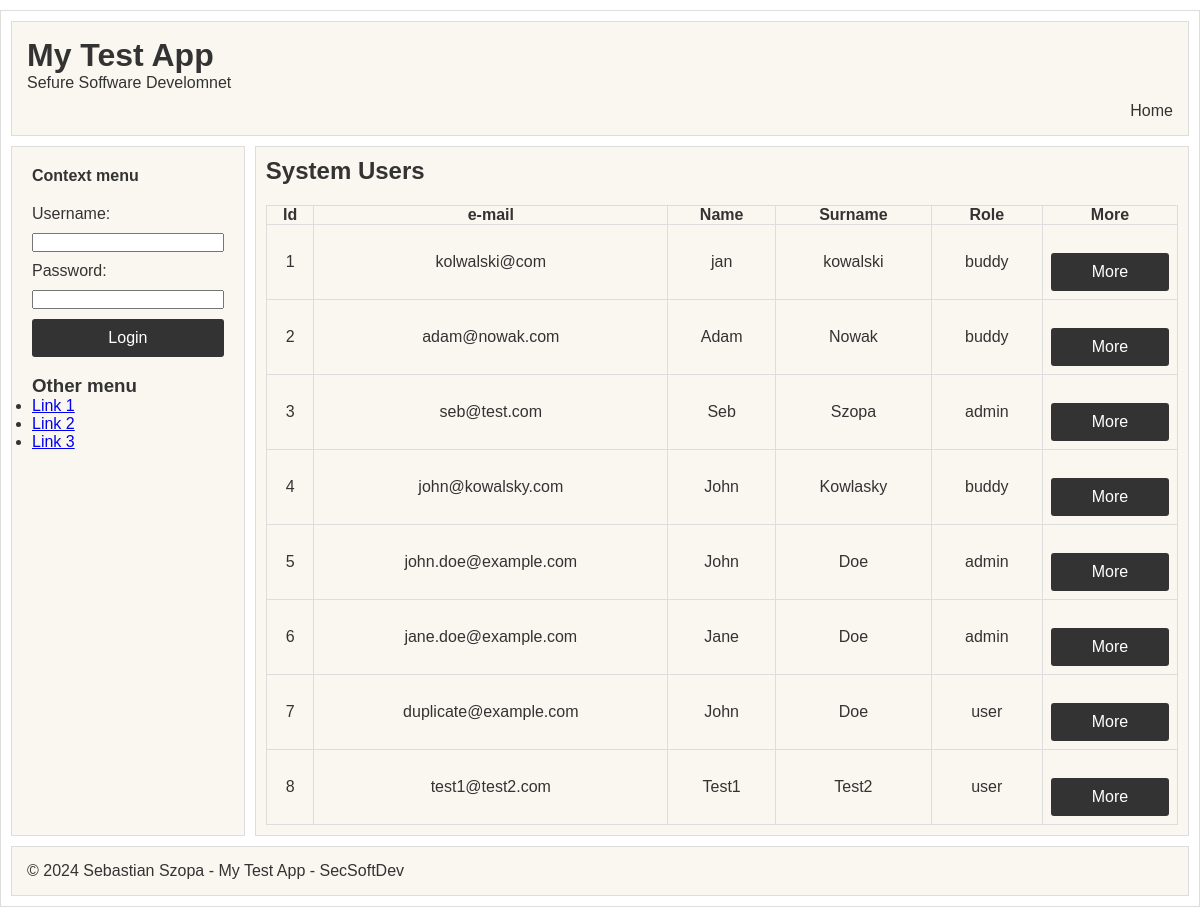
The app's page /system with its own data.
### tables this page shows
CREATE TABLE "sys_usrs" (
	"su_id"	INTEGER,
	"email"	TEXT NOT NULL UNIQUE,
	"name"	TEXT NOT NULL,
	"surname"	TEXT,
	"role"	TEXT,
	"passwd"	TEXT,
	PRIMARY KEY("su_id" AUTOINCREMENT)
);

### app.py (the view)
@app.route('/system')
def get_sysusers():
    with sqlite3.connect(SQLITE_DB) as conn:
        conn.row_factory = sqlite3.Row  # changing from data index to name
        cursor = conn.cursor()
        cursor.execute('SELECT "su_id", "email", "name", "surname", "role" FROM "sys_usrs";')
        rows = cursor.fetchall()
        for row in rows:
            print(dict(row))  #
    return render_template('sysusers.html', rows=rows)

### templates/sysusers.html (shortened to what this page needs)
{% include 'menu.html' %}
<main>
    {% include 'context.html' %}
    <section class="content">
        <h1>System Users</h1>
        <table>
            <thead>
                <tr>
                    <th>Id</th>
                    <th>e-mail</th>
                    <th>Name</th>
                    <th>Surname</th>
                    <th>Role</th>
                    <th>More</th>
                </tr>
            </thead>
            <tbody>
                {% for row in rows %}
                    <tr>
                        <td>{{ row["su_id"] }}</td>
                        <td>{{ row["email"] }}</td>
                        <td>{{ row["name"] }}</td>
                        <td>{{ row["surname"] }}</td>
                        <td>{{ row["role"] }}</td>
                        <td>
                            <form method="post" action="/system/users/more">
                                <button type="submit">More</button>
                            </form>
                        </td>
                    </tr>
                {% endfor %}
            </tbody>
        </table>
    </section>
</main>
{% include 'foot.html' %}

### templates/menu.html (shortened to what this page needs)
<!DOCTYPE html>
<html lang="pl">
<head>
    <link rel="stylesheet" href="{{ url_for('static', filename='style.css') }}">
</head>
<body>
<div class="container">
    <header>
    <div class="title">
        <h1>My Test App</h1>
        <h2>Sefure Soffware Develomnet</h2>
    </div>
    <ul class="menu">
        <li><a href="/">Home</a></li>
    </ul>
</header>

### templates/context.html
<aside class="sidebar">
    <b>Context menu</b>
    <br>
  <ul>
    {% if 'username' in session %}
        <h3>Welcome, {{ session['username'] }}!</h3>
        <br>
        <p><b>You are logged in.</b></p>
        <br>
        <h3>Logged users only</h3>
        <br>
        <li><a href="{{ url_for('dashboard') }}">Dashboard</a></li>
        <li><a href="{{ url_for('logout') }}">Log out</a></li>
        <li><a href="/system/users/add">Add SysUser</a></li>
    {% else %}
        <form action="{{ url_for('login') }}" method="post">
            <label for="username">Username:</label>
            <input type="text" id="username" name="username" required>
            <label for="password">Password:</label>
            <input type="password" id="password" name="password" required>
            <button type="submit">Login</button>
        </form>
    {% endif %}
        <br>
        <h3>Other menu</h3>
        <li><a href="#">Link 1</a></li>
        <li><a href="#">Link 2</a></li>
        <li><a href="#">Link 3</a></li>
    </ul>
</aside>

### templates/foot.html
<footer>
    <p>&copy; 2024 Sebastian Szopa - My Test App - SecSoftDev</p>
</footer>
</div>
</body>
</html>

### static/style.css (style rules this page uses)
* { box-sizing: border-box; margin: 0; padding: 0; }
body { font-family: Arial, sans-serif; background-color: #ffffff; color: #333; }
.container { max-width: 1200px; margin: 10px auto; padding: 10px; border: 1px solid #ddd; background-color: #fff; }
header { padding: 15px; background-color: #faf7f0; border: 1px solid #ddd; margin-bottom: 10px; display: flex; flex-direction: column; }
.title { display: flex; flex-direction: column; align-items: flex-start; margin-bottom: 10px; }
header h1, header h2 { margin: 0; text-align: left; }
header h2 { font-weight: normal; font-size: 1rem; }
.menu { align-self: flex-end; display: flex; list-style-type: none; padding: 0; gap: 15px; }
.menu a { text-decoration: none; color: #333; font-weight: normal; }
footer { padding: 15px; background-color: #faf7f0; border: 1px solid #ddd; margin-top: 10px; }
main { display: flex; width: 100%; gap: 10px; }
.sidebar { width: 20%; padding: 20px; background-color: #faf7f0; border: 1px solid #ddd; }
.content { width: 80%; padding: 10px; background-color: #faf7f0; border: 1px solid #ddd; }
table { width: 100%; border-collapse: collapse; margin-top: 20px; }
table, th, td { border: 1px solid #ddd; }
td { padding: 8px; text-align: center; }
form { display: flex; flex-direction: column; gap: 10px; margin-top: 20px; }
button { padding: 10px; font-size: 16px; color: #fff; background-color: #333; border: none; cursor: pointer; border-radius: 3px; }

### records on screen
sys_usrs: su_id "1", email "kolwalski@com", name "jan", surname "kowalski", role "buddy"
sys_usrs: su_id "2", email "adam@nowak.com", name "Adam", surname "Nowak", role "buddy"
sys_usrs: su_id "3", email "seb@test.com", name "Seb", surname "Szopa", role "admin"
sys_usrs: su_id "4", email "john@kowalsky.com", name "John", surname "Kowlasky", role "buddy"
sys_usrs: su_id "5", email "john.doe@example.com", name "John", surname "Doe", role "admin"
sys_usrs: su_id "6", email "jane.doe@example.com", name "Jane", surname "Doe", role "admin"
sys_usrs: su_id "7", email "duplicate@example.com", name "John", surname "Doe", role "user"
sys_usrs: su_id "8", email "test1@test2.com", name "Test1", surname "Test2", role "user"
